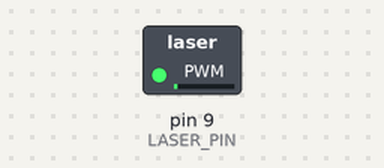
The sketch below on a simulated Arduino Uno, built with avr-gcc and run on an emulated ATmega328P. On the bench: switched loads named in the sketch (green lamp = pin HIGH).

Above: at 0.05 s.
At 1.55 s:
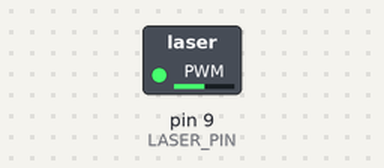
At 3.05 s:
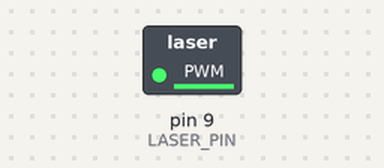
At 6.1 s:
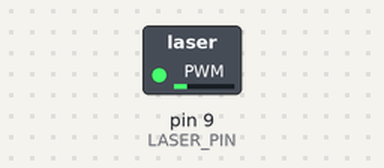
Timing chart, 0 to 11.4 s (numbered marks = the images above):
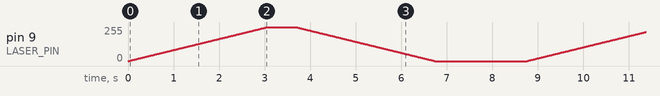

The sketch:

2_fadeLaser.ino
```cpp
// fade in and out code


#define LASER_PIN 9   // Use a PWM-capable pin (3, 5, 6, 9, 10, or 11 on UNO)

void setup() {
  pinMode(LASER_PIN, OUTPUT);
  digitalWrite(LASER_PIN, LOW);
}


// fadeLaser function - does fade in, hold, fade out
// fadeRate  = delay between brightness steps (controls fade speed)
// laserOnTime = how long the laser stays ON at full brightness
void fadeLaser(int fadeRate, int laserOnTime) {

    // 1️) Fade In
  for (int brightness = 0; brightness <= 255; brightness++) {
    analogWrite(LASER_PIN, brightness);
    delay(fadeRate);  // itna time hold kro har brightness step pe
  }
  // in the end its at full brightness (255)

  // 2️) Hold at full brightness
  delay(laserOnTime);

  // 3️) Fade Out
  for (int brightness = 255; brightness >= 0; brightness--) {
    analogWrite(LASER_PIN, brightness);
    delay(fadeRate);
  }

  // Ensure it's fully off
  analogWrite(LASER_PIN, 0);
}

void loop() {
  fadeLaser(12,600);  // (faderate , laserOnTime)

  delay(2000);
  //no need to write this delay in the main motor pointing code. just write all of the above code & fucntion & function call
  //so after the motors have reached the target position, then simply call the fadeLaser() function.
}
```
